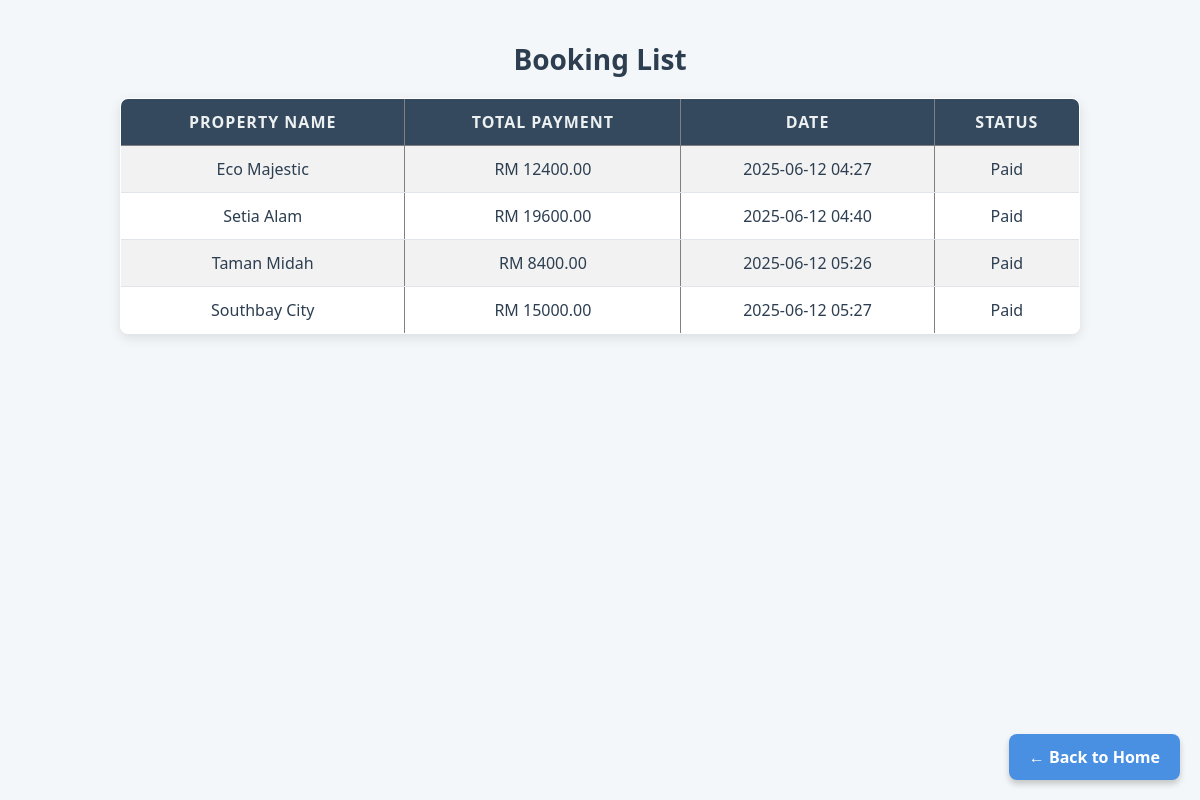
Before: /payment/booking-list/ (signed in) with the older database file.
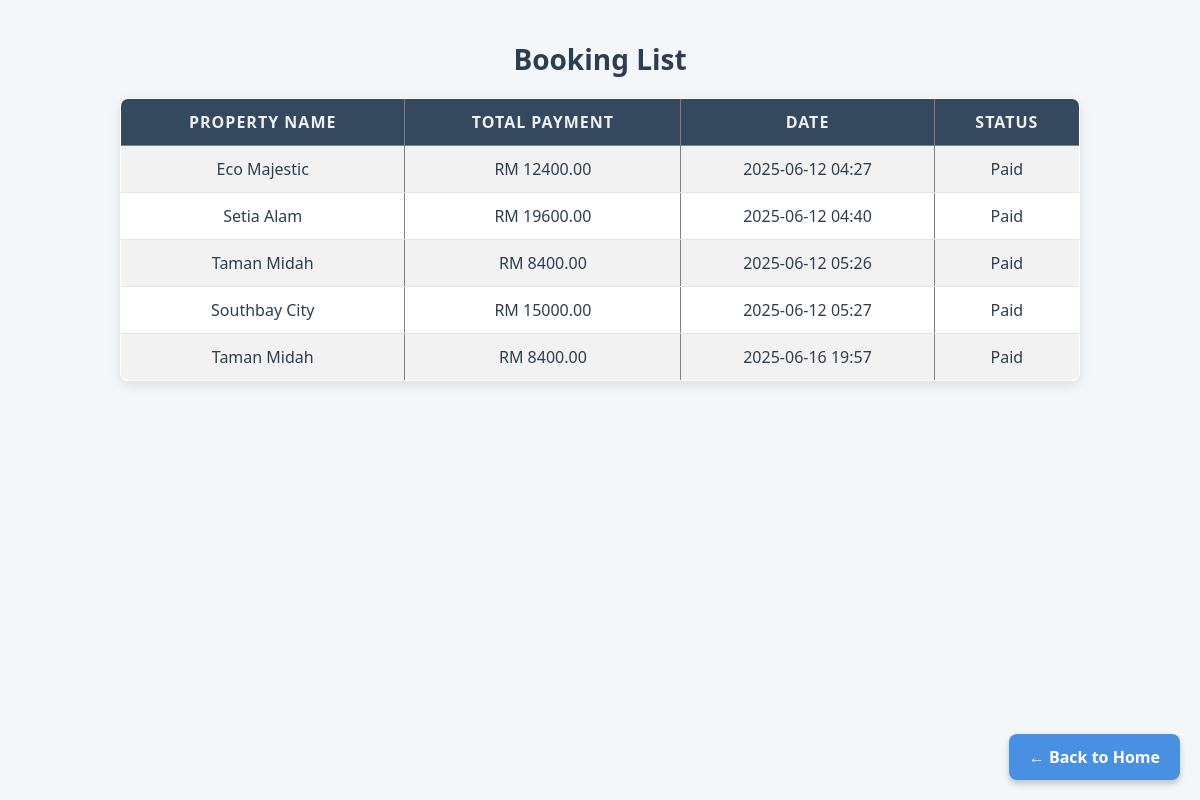
After: the same page with the newer database file.
### payment/models.py (models this page shows)
class Booking(models.Model):
    property = models.ForeignKey(Property, on_delete=models.CASCADE)
    total_payment = models.DecimalField(max_digits=10, decimal_places=2)
    date = models.DateTimeField()
    status = models.CharField(max_length=20)

### proplistpage/models.py (models this page shows, shortened)
class Property(models.Model):
    LOCATION_CHOICES = [
        ('KUALA LUMPUR', 'Kuala Lumpur'),
        ('SELANGOR', 'Selangor'),
        ('PENANG', 'Penang'),
        ('OTHERS', 'Others'),
    ]
    PROPERTY_TYPE_CHOICES = [
        ('sale', 'For Sale'),
        ('rent', 'For Rent'),
    ]
    user = models.ForeignKey(User, on_delete=models.CASCADE)  # 🔥 Add this line
    title = models.CharField(max_length=100)
    location = models.CharField(max_length=100, choices=LOCATION_CHOICES)
    price = models.DecimalField(max_digits=10, decimal_places=2)
    description = models.TextField()
    address = models.CharField(max_length=200, blank=True)
    detail = models.TextField(blank=True)
    image = models.ImageField(upload_to='property_images/')
    address = models.CharField(max_length=200, blank=True)  # 具体地址
    detail = models.TextField(blank=True)  # 房屋详情
    image = models.ImageField(upload_to='property_images/')
    PROPERTY_TYPE_CHOICES = [
        ('sale', 'For Sale'),
        ('rent', 'For Rent'),
    ]
    type = models.CharField(max_length=10, choices=PROPERTY_TYPE_CHOICES, default='sale')
    is_booked = models.BooleanField(default=False)

### payment/views.py (the view)
# urls.py: path('booking-list/', views.booking_list, name='booking_list'),
@login_required
def booking_list(request):
    bookings = Booking.objects.all()
    return render(request, 'payment/booking_list.html', {'bookings': bookings})

### payment/templates/payment/booking_list.html (shortened to what this page needs)
{% load static %}
<!DOCTYPE html>
<html>
<head>
    <link rel="stylesheet" href="{% static 'main/style.css' %}">
</head>
<body>
<h5 style="text-align:center;">Booking List</h5>
<table border="1" style="margin:auto; border-collapse: collapse;">
    <tr>
        <th>Property Name</th>
        <th>Total Payment</th>
        <th>Date</th>
        <th>Status</th>
    </tr>
    {% for b in bookings %}
    <tr>
        <td>{{ b.property.title }}</td>
        <td>RM {{ b.total_payment|floatformat:2 }}</td>
        <td>{{ b.date|date:"Y-m-d H:i" }}</td>
        <td>{{ b.status }}</td>
    </tr>
    {% endfor %}
</table>
<a href="{% url 'proplistpage:property-list' %}" class="button-back">← Back to Home</a>
</body>
</html>

Changed rows visible on the page:
added Booking: property "Taman Midah", total_payment "8400.00", date "2025-06-16 19:57", status "Paid"
